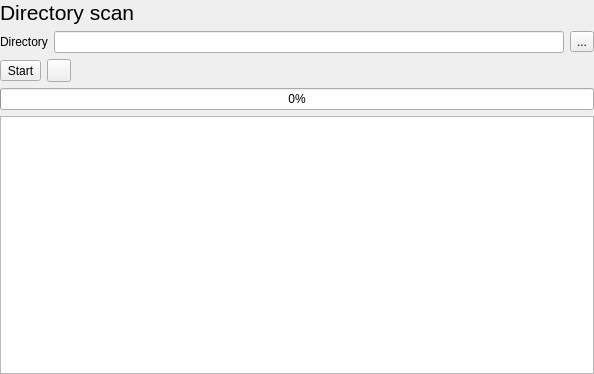
<?xml version="1.0" encoding="UTF-8"?>
<ui version="4.0">
 <class>DirScanWidget</class>
 <widget class="QWidget" name="DirScanWidget">
  <property name="geometry">
   <rect>
    <x>0</x>
    <y>0</y>
    <width>594</width>
    <height>374</height>
   </rect>
  </property>
  <property name="windowTitle">
   <string>Form</string>
  </property>
  <layout class="QVBoxLayout" name="verticalLayout" stretch="1,1,1,0,96">
   <property name="sizeConstraint">
    <enum>QLayout::SetMaximumSize</enum>
   </property>
   <property name="margin">
    <number>0</number>
   </property>
   <item>
    <widget class="QLabel" name="label">
     <property name="font">
      <font>
       <pointsize>16</pointsize>
      </font>
     </property>
     <property name="text">
      <string>Directory scan</string>
     </property>
    </widget>
   </item>
   <item>
    <layout class="QHBoxLayout" name="horizontalLayout">
     <item>
      <widget class="QLabel" name="label_2">
       <property name="text">
        <string>Directory</string>
       </property>
      </widget>
     </item>
     <item>
      <widget class="QLineEdit" name="m_dir_edit"/>
     </item>
     <item>
      <widget class="QToolButton" name="m_dir_button">
       <property name="text">
        <string>...</string>
       </property>
      </widget>
     </item>
    </layout>
   </item>
   <item>
    <layout class="QHBoxLayout" name="horizontalLayout_3" stretch="0,0,0">
     <item>
      <widget class="QToolButton" name="m_start_button">
       <property name="focusPolicy">
        <enum>Qt::NoFocus</enum>
       </property>
       <property name="text">
        <string>Start</string>
       </property>
       <property name="icon">
        <iconset resource="../qrc/meduzzza.qrc">
         <normaloff>:/images/images/play.png</normaloff>:/images/images/play.png</iconset>
       </property>
       <property name="checkable">
        <bool>false</bool>
       </property>
      </widget>
     </item>
     <item>
      <widget class="QToolButton" name="m_stop_button">
       <property name="text">
        <string/>
       </property>
       <property name="icon">
        <iconset resource="../qrc/meduzzza.qrc">
         <normaloff>:/images/images/stop.png</normaloff>:/images/images/stop.png</iconset>
       </property>
      </widget>
     </item>
     <item>
      <spacer name="horizontalSpacer_2">
       <property name="orientation">
        <enum>Qt::Horizontal</enum>
       </property>
       <property name="sizeHint" stdset="0">
        <size>
         <width>40</width>
         <height>20</height>
        </size>
       </property>
      </spacer>
     </item>
    </layout>
   </item>
   <item>
    <widget class="QProgressBar" name="m_progress">
     <property name="maximum">
      <number>999999999</number>
     </property>
     <property name="value">
      <number>0</number>
     </property>
    </widget>
   </item>
   <item>
    <widget class="QTreeView" name="m_scan_view">
     <property name="sizePolicy">
      <sizepolicy hsizetype="Expanding" vsizetype="Expanding">
       <horstretch>0</horstretch>
       <verstretch>0</verstretch>
      </sizepolicy>
     </property>
     <property name="rootIsDecorated">
      <bool>false</bool>
     </property>
     <property name="itemsExpandable">
      <bool>false</bool>
     </property>
    </widget>
   </item>
  </layout>
 </widget>
 <resources>
  <include location="../qrc/meduzzza.qrc"/>
 </resources>
 <connections>
  <connection>
   <sender>m_dir_button</sender>
   <signal>clicked()</signal>
   <receiver>DirScanWidget</receiver>
   <slot>dirClickedSlot()</slot>
   <hints>
    <hint type="sourcelabel">
     <x>573</x>
     <y>46</y>
    </hint>
    <hint type="destinationlabel">
     <x>296</x>
     <y>186</y>
    </hint>
   </hints>
  </connection>
  <connection>
   <sender>m_start_button</sender>
   <signal>clicked()</signal>
   <receiver>DirScanWidget</receiver>
   <slot>startClickedSlot()</slot>
   <hints>
    <hint type="sourcelabel">
     <x>17</x>
     <y>77</y>
    </hint>
    <hint type="destinationlabel">
     <x>296</x>
     <y>186</y>
    </hint>
   </hints>
  </connection>
  <connection>
   <sender>m_stop_button</sender>
   <signal>clicked()</signal>
   <receiver>DirScanWidget</receiver>
   <slot>stopClickedSlot()</slot>
   <hints>
    <hint type="sourcelabel">
     <x>54</x>
     <y>84</y>
    </hint>
    <hint type="destinationlabel">
     <x>296</x>
     <y>186</y>
    </hint>
   </hints>
  </connection>
 </connections>
 <slots>
  <slot>dirClickedSlot()</slot>
  <slot>startClickedSlot()</slot>
  <slot>stopClickedSlot()</slot>
 </slots>
</ui>
